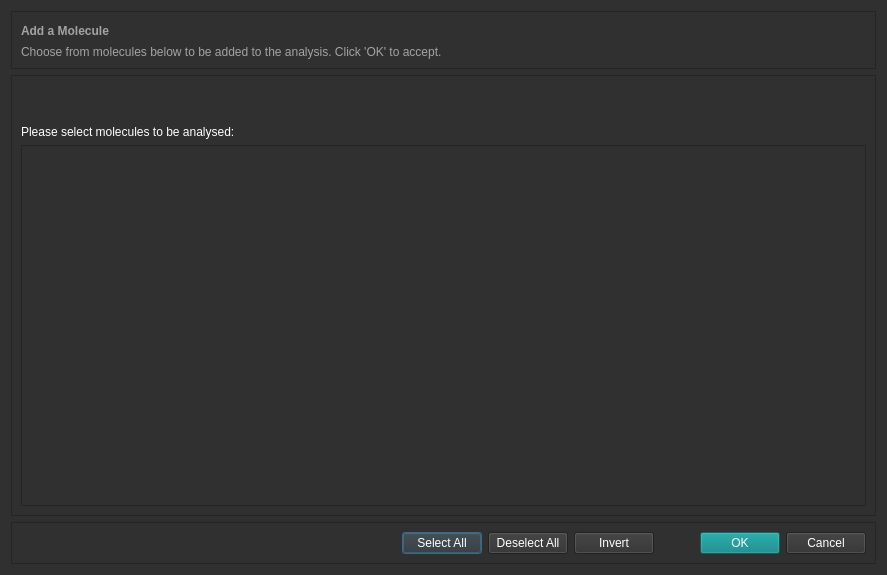
<?xml version="1.0" encoding="UTF-8"?>
<ui version="4.0">
 <class>Dialog</class>
 <widget class="QDialog" name="Dialog">
  <property name="geometry">
   <rect>
    <x>0</x>
    <y>0</y>
    <width>887</width>
    <height>575</height>
   </rect>
  </property>
  <property name="windowTitle">
   <string>Dialog</string>
  </property>
  <property name="styleSheet">
   <string notr="true">background-color: rgb(48, 48, 48);
gridline-color: rgb(195, 195, 195);
color: rgb(255, 255, 255);
</string>
  </property>
  <layout class="QGridLayout" name="gridLayout">
   <item row="0" column="0">
    <widget class="QFrame" name="frame_6">
     <property name="sizePolicy">
      <sizepolicy hsizetype="Preferred" vsizetype="Preferred">
       <horstretch>0</horstretch>
       <verstretch>0</verstretch>
      </sizepolicy>
     </property>
     <property name="minimumSize">
      <size>
       <width>0</width>
       <height>58</height>
      </size>
     </property>
     <property name="frameShape">
      <enum>QFrame::StyledPanel</enum>
     </property>
     <property name="frameShadow">
      <enum>QFrame::Raised</enum>
     </property>
     <widget class="QLabel" name="label_3">
      <property name="geometry">
       <rect>
        <x>10</x>
        <y>10</y>
        <width>821</width>
        <height>20</height>
       </rect>
      </property>
      <property name="font">
       <font>
        <weight>75</weight>
        <bold>true</bold>
       </font>
      </property>
      <property name="styleSheet">
       <string notr="true">color: rgb(163, 163, 163);</string>
      </property>
      <property name="frameShape">
       <enum>QFrame::NoFrame</enum>
      </property>
      <property name="frameShadow">
       <enum>QFrame::Raised</enum>
      </property>
      <property name="text">
       <string>Add a Molecule</string>
      </property>
     </widget>
     <widget class="QLabel" name="label_4">
      <property name="geometry">
       <rect>
        <x>10</x>
        <y>30</y>
        <width>561</width>
        <height>21</height>
       </rect>
      </property>
      <property name="styleSheet">
       <string notr="true">color: rgb(163, 163, 163);</string>
      </property>
      <property name="text">
       <string>Choose from molecules below to be added to the analysis. Click 'OK' to accept.</string>
      </property>
     </widget>
    </widget>
   </item>
   <item row="1" column="0">
    <widget class="QFrame" name="frame_2">
     <property name="frameShape">
      <enum>QFrame::StyledPanel</enum>
     </property>
     <property name="frameShadow">
      <enum>QFrame::Raised</enum>
     </property>
     <layout class="QGridLayout" name="gridLayout_3">
      <item row="1" column="0">
       <widget class="QLabel" name="label_2">
        <property name="frameShape">
         <enum>QFrame::NoFrame</enum>
        </property>
        <property name="text">
         <string>Please select molecules to be analysed:</string>
        </property>
       </widget>
      </item>
      <item row="2" column="0">
       <widget class="QScrollArea" name="scrollArea">
        <property name="styleSheet">
         <string notr="true"/>
        </property>
        <property name="widgetResizable">
         <bool>true</bool>
        </property>
        <widget class="QWidget" name="scrollAreaWidgetContents">
         <property name="geometry">
          <rect>
           <x>0</x>
           <y>0</y>
           <width>855</width>
           <height>351</height>
          </rect>
         </property>
        </widget>
       </widget>
      </item>
      <item row="0" column="0">
       <spacer name="verticalSpacer_3">
        <property name="orientation">
         <enum>Qt::Vertical</enum>
        </property>
        <property name="sizeType">
         <enum>QSizePolicy::Minimum</enum>
        </property>
        <property name="sizeHint" stdset="0">
         <size>
          <width>20</width>
          <height>40</height>
         </size>
        </property>
       </spacer>
      </item>
     </layout>
    </widget>
   </item>
   <item row="2" column="0">
    <widget class="QFrame" name="frame">
     <property name="frameShape">
      <enum>QFrame::StyledPanel</enum>
     </property>
     <property name="frameShadow">
      <enum>QFrame::Raised</enum>
     </property>
     <layout class="QHBoxLayout" name="horizontalLayout_3">
      <item>
       <spacer name="horizontalSpacer_3">
        <property name="orientation">
         <enum>Qt::Horizontal</enum>
        </property>
        <property name="sizeHint" stdset="0">
         <size>
          <width>40</width>
          <height>20</height>
         </size>
        </property>
       </spacer>
      </item>
      <item>
       <widget class="QPushButton" name="select_all_btn">
        <property name="text">
         <string>Select All</string>
        </property>
       </widget>
      </item>
      <item>
       <widget class="QPushButton" name="deselect_all_btn">
        <property name="text">
         <string>Deselect All</string>
        </property>
       </widget>
      </item>
      <item>
       <widget class="QPushButton" name="invert_btn">
        <property name="text">
         <string>Invert</string>
        </property>
       </widget>
      </item>
      <item>
       <spacer name="horizontalSpacer_4">
        <property name="orientation">
         <enum>Qt::Horizontal</enum>
        </property>
        <property name="sizeType">
         <enum>QSizePolicy::Fixed</enum>
        </property>
        <property name="sizeHint" stdset="0">
         <size>
          <width>40</width>
          <height>20</height>
         </size>
        </property>
       </spacer>
      </item>
      <item>
       <layout class="QHBoxLayout" name="horizontalLayout_2">
        <item>
         <widget class="QPushButton" name="ok_btn">
          <property name="styleSheet">
           <string notr="true">background-color: rgba(0, 128, 128, 154);</string>
          </property>
          <property name="text">
           <string>OK</string>
          </property>
         </widget>
        </item>
        <item>
         <widget class="QPushButton" name="cancel_btn">
          <property name="styleSheet">
           <string notr="true"/>
          </property>
          <property name="text">
           <string>Cancel</string>
          </property>
         </widget>
        </item>
       </layout>
      </item>
     </layout>
    </widget>
   </item>
  </layout>
 </widget>
 <resources/>
 <connections/>
</ui>
